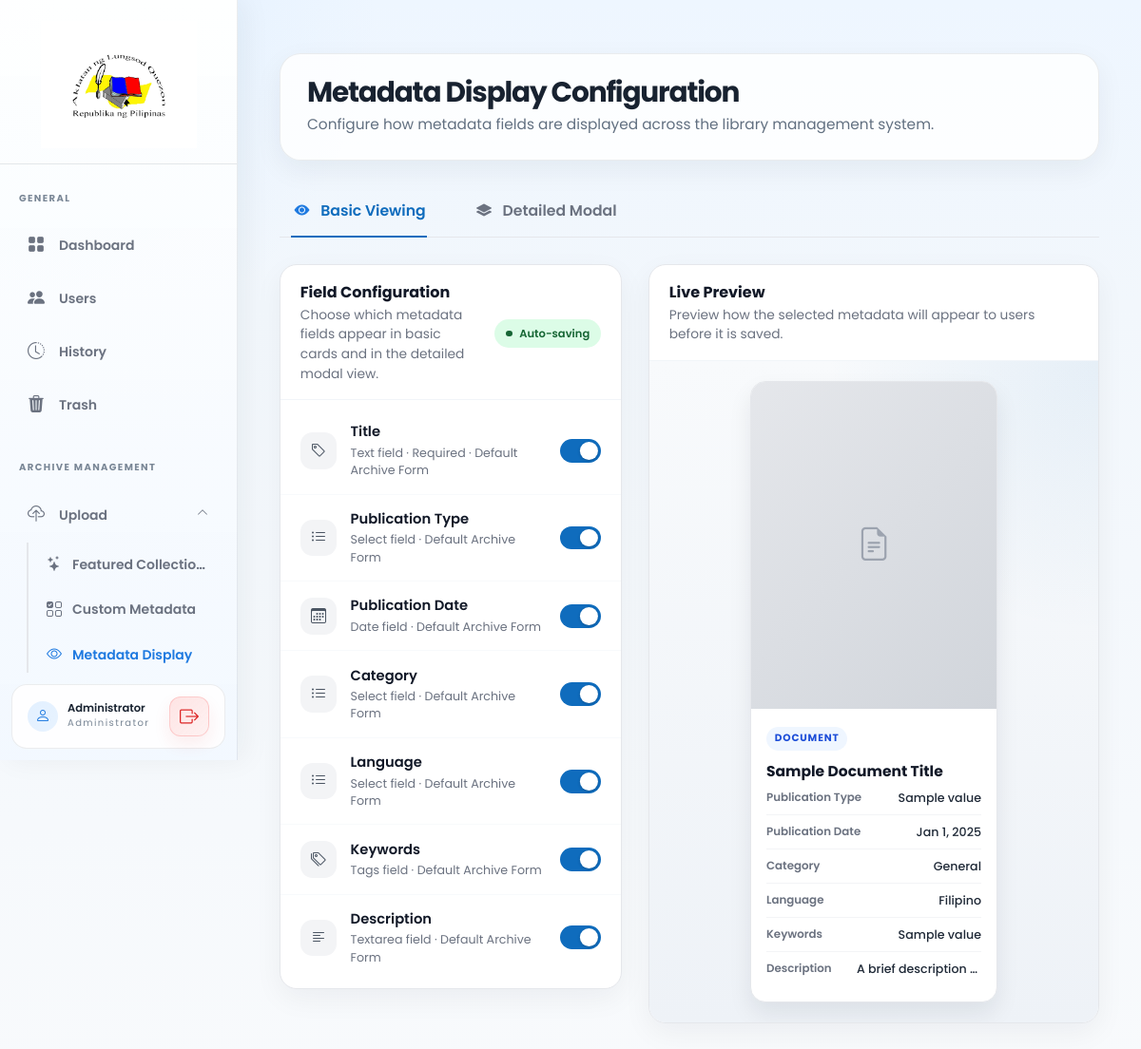
The page /admin_pages/metadata-display.php (signed in) on the database its author committed.
### tables this page shows
CREATE TABLE IF NOT EXISTS users (
    id INT PRIMARY KEY AUTO_INCREMENT,
    username VARCHAR(50) UNIQUE NOT NULL,
    password VARCHAR(255) NOT NULL,
    full_name VARCHAR(100) NOT NULL,
    email VARCHAR(100) UNIQUE NOT NULL,
    profile_photo VARCHAR(255) DEFAULT NULL,
    role ENUM('super_admin', 'admin') DEFAULT 'admin',
    status ENUM('active', 'inactive') DEFAULT 'active',
    last_login DATETIME DEFAULT NULL,
    deleted_by INT DEFAULT NULL,
    deleted_at DATETIME DEFAULT NULL,
    created_at DATETIME DEFAULT CURRENT_TIMESTAMP,
    updated_at DATETIME DEFAULT CURRENT_TIMESTAMP ON UPDATE CURRENT_TIMESTAMP
);

CREATE TABLE IF NOT EXISTS form_fields (
    id INT PRIMARY KEY AUTO_INCREMENT,
    form_id INT NOT NULL COMMENT 'References form_templates.id',
    field_label VARCHAR(255) NOT NULL COMMENT 'Display label shown to users',
    field_type ENUM('text', 'textarea', 'number', 'date', 'select', 'checkbox', 'radio', 'tags') NOT NULL,
    field_options TEXT DEFAULT NULL COMMENT 'JSON array for select/checkbox/radio options',
    is_required TINYINT(1) DEFAULT 0 COMMENT '1 = required field, 0 = optional',
    display_order INT DEFAULT 0 COMMENT 'Sort order for display on forms',
    help_text TEXT DEFAULT NULL COMMENT 'Optional help text displayed near field',
    created_at DATETIME DEFAULT CURRENT_TIMESTAMP,
    updated_at DATETIME DEFAULT CURRENT_TIMESTAMP ON UPDATE CURRENT_TIMESTAMP,
    FOREIGN KEY (form_id) REFERENCES form_templates(id) ON DELETE CASCADE,
    INDEX idx_form_order (form_id, display_order)
);

CREATE TABLE IF NOT EXISTS form_templates (
    id INT PRIMARY KEY AUTO_INCREMENT,
    name VARCHAR(255) NOT NULL,
    description TEXT DEFAULT NULL,
    status ENUM('draft', 'active', 'archived') DEFAULT 'draft',
    is_active TINYINT(1) DEFAULT 0 COMMENT '1 = currently active template, 0 = inactive',
    modified_by INT DEFAULT NULL,
    created_at DATETIME DEFAULT CURRENT_TIMESTAMP,
    updated_at DATETIME DEFAULT CURRENT_TIMESTAMP ON UPDATE CURRENT_TIMESTAMP,
    INDEX idx_status (status),
    INDEX idx_is_active (is_active),
    CONSTRAINT fk_form_modified_by FOREIGN KEY (modified_by) REFERENCES users(id) ON DELETE SET NULL
);

### admin_pages/metadata-display.php (called while the page is built, shortened)
<?php
require_once __DIR__ . '/../backend/core/config.php';
require_once __DIR__ . '/../backend/core/auth.php';
require_once __DIR__ . '/../backend/core/functions.php';
$fields = [];
try {
    $stmt = $pdo->query("
        SELECT
            ff.id,
            ff.field_label,
            ff.field_type,
            ff.is_required,
            ff.display_order,
            ff.help_text,
            ft.name AS form_name,
            ft.is_active,
            COALESCE(mdc.show_on_card, 1)   AS show_on_card,
            COALESCE(mdc.show_in_modal, 1)  AS show_in_modal
        FROM form_fields ff
        JOIN form_templates ft ON ff.form_id = ft.id
        LEFT JOIN metadata_display_config mdc ON ff.id = mdc.form_field_id
        WHERE ft.is_active = 1
        ORDER BY ff.display_order ASC, ff.id ASC
    ");
    $fields = $stmt->fetchAll(PDO::FETCH_ASSOC);
} catch (Exception $e) {
    $fields = [];
}
$sampleFile = null;
try {
    $sampleStmt = $pdo->query("
        SELECT n.id, n.title, n.thumbnail_path, n.file_type, n.file_size, n.created_at
        FROM newspapers n
        WHERE n.deleted_at IS NULL
        ORDER BY n.created_at DESC
        LIMIT 1
    ");
    $sampleFile = $sampleStmt->fetch(PDO::FETCH_ASSOC);
} catch (Exception $e) {
    $sampleFile = null;
}
include __DIR__ . '/../views/metadata-display.php';

### backend/core/config.php (called while the page is built, shortened)
<?php
if (!function_exists('route_url')) {
    function route_url(string $name = 'home', array $query = []): string
    {
        static $routes = [
        'home' => '/',
        'browse' => '/browse',
        'collections' => '/collections',
        'reader' => '/read',
        'public-open' => '/open',
        'public-pdf-viewer' => '/pdf-viewer',
        'serve-file' => '/serve-file',
        'user-convert-mobi' => '/convert-mobi',
        'user-serve-cbz-image' => '/serve-cbz-image',
        'login' => '/login',
        'forgot-password' => '/forgot-password',
        'reset-password' => '/reset-password',
        'logout' => '/logout',
        'dashboard' => '/dashboard',
        'users' => '/users',
        'history' => '/history',
        'trash' => '/trash',
        'upload' => '/upload',
        'featured-collections' => '/featured-collections',
        'form-library' => '/form-library',
        'form-builder' => '/form-builder',
        'metadata-display' => '/metadata-display',
        'report' => '/report',
        'settings' => '/settings',
        'admin-reader' => '/admin/read',
        'admin-pdf-viewer' => '/admin/pdf-viewer',
        'admin-convert-mobi' => '/admin/convert-mobi',
        'admin-serve-cbz-image' => '/admin/serve-cbz-image',
        'admin-serve-file' => '/admin/serve-file',
        'worker' => '/admin/worker',
        'check-user-availability' => '/admin/check-user-availability',
        ];
        $path = $routes[$name] ?? '/' . ltrim($name, '/');
        $url = rtrim(APP_URL, '/') . $path;
        return $url;
    }
}
?>

### backend/core/functions.php (called while the page is built, shortened)
<?php
function isLoggedIn()
{
    return isset($_SESSION['user_id']) && !empty($_SESSION['user_id']);
}
function getCurrentUser()
{
    global $pdo;
    $stmt = $pdo->prepare("SELECT * FROM users WHERE id = ?");
    $stmt->execute([$_SESSION['user_id']]);
    return $stmt->fetch();
}

### backend/core/auth.php (called while the page is built, shortened)
<?php
require_once __DIR__ . '/config.php';
require_once __DIR__ . '/functions.php';
$currentUser = getCurrentUser();

### views/metadata-display.php (the view, shortened to what this page needs)
<?php
include __DIR__ . '/layouts/header.php';
?>
<div class="container-fluid md-page">
    <div class="page-header admin-page-header">
        <div>
            <h1 class="page-title">Metadata Display Configuration</h1>
            <div class="page-subtitle">Configure how metadata fields are displayed across the library management
                system.</div>
        </div>
    </div>
    <ul class="nav md-tabs" id="mdTabs">
        <li class="nav-item">
            <a class="nav-link active" href="#" data-tab="card">
                <i class="bi bi-eye-fill"></i>Basic Viewing
            </a>
        </li>
        <li class="nav-item">
            <a class="nav-link" href="#" data-tab="modal">
                <i class="bi bi-layers-fill"></i>Detailed Modal
            </a>
        </li>
    </ul>
    <?php if (empty($fields)): ?>
        <div class="md-empty-state">
            <i class="bi bi-info-circle-fill"></i>
            <div>
                <strong>No custom metadata fields found.</strong>
                <span class="md-empty-state-text">Go to <a href="<?= route_url('form-builder') ?>" class="fw-semibold">Custom
                        Metadata</a> and create some fields first. They will automatically appear here.</span>
            </div>
        </div>
    <?php else: ?>
        <div class="md-layout">
            <div class="md-config-panel">
                <div class="md-config-header">
                    <div>
                        <h6 class="md-section-title">Field Configuration</h6>
                        <p class="md-section-subtitle">Choose which metadata fields appear in basic cards and in the
                            detailed modal view.</p>
                    </div>
                    <span class="md-autosave-badge"><span class="dot"></span>Auto-saving</span>
                </div>
                <div class="md-field-list" id="mdFieldList">
                    <?php foreach ($fields as $field): ?>
                        <?php
                        $icon = match ($field['field_type']) {
                            'date' => 'bi-calendar3',
                            'number' => 'bi-hash',
                            'textarea' => 'bi-text-left',
                            'select', 'radio' => 'bi-list-ul',
                            'checkbox' => 'bi-check2-square',
                            'tags' => 'bi-tags',
                            default => 'bi-tag',
                        };
                        ?>
                        <div class="md-field-row" data-field-id="<?= $field['id'] ?>"
                            data-card="<?= (int) $field['show_on_card'] ?>" data-modal="<?= (int) $field['show_in_modal'] ?>"
                            data-label="<?= htmlspecialchars($field['field_label']) ?>"
                            data-type="<?= htmlspecialchars($field['field_type']) ?>">
                            <div class="md-field-icon"><i class="bi <?= $icon ?>"></i></div>
                            <div class="md-field-meta">
                                <div class="md-field-label"><?= htmlspecialchars($field['field_label']) ?></div>
                                <div class="md-field-desc"><?= ucfirst($field['field_type']) ?>
                                    field<?= $field['is_required'] ? ' · Required' : '' ?><?= $field['form_name'] ? ' · ' . htmlspecialchars($field['form_name']) : '' ?>
                                </div>
                            </div>
                            <label class="md-toggle">
                                <span class="slider"></span>
                            </label>
                        </div>
                    <?php endforeach; ?>
                </div>
            </div>
            <div class="md-preview-panel">
                <div class="md-preview-surface">
                    <div class="md-preview-header">
                        <div>
                            <h6 class="md-section-title">Live Preview</h6>
                            <p class="md-section-subtitle">Preview how the selected metadata will appear to users before
                                it is saved.</p>
                        </div>
                    </div>
                    <div class="md-preview-body">
                        <div id="previewCard">
                            <div class="md-preview-card">
                                <div class="md-preview-thumb">
                                    <?php if ($sampleFile && $sampleFile['thumbnail_path']): ?>
                                        <img src="<?= APP_URL . '/' . htmlspecialchars($sampleFile['thumbnail_path']) ?>"
                                            alt="Preview">
                                    <?php else: ?>
                                        <i class="bi bi-file-earmark-text"></i>
                                    <?php endif; ?>
                                </div>
                                <div class="md-preview-card-body">
                                    <div class="md-preview-cat">Document</div>
                                    <div class="md-preview-title">
                                        <?= $sampleFile ? htmlspecialchars($sampleFile['title']) : 'Sample Document Title' ?>
                                    </div>
                                    <div id="previewCardMeta"></div>
                                </div>
                            </div>
                        </div>
                    </div>
                </div>
            </div>
        </div>
    <?php endif; ?>
</div>
<?php include __DIR__ . '/layouts/footer.php'; ?>

### views/layouts/sidebar.php (shortened to what this page needs)
<aside class="sidebar" id="sidebar">
    <div class="sidebar-header">
        <div class="logo-container">
            <img src="<?= APP_URL ?>/assets/images/sidebarlogo.png" alt="QCPL Logo" class="sidebar-logo">
        </div>
    </div>
    <nav class="sidebar-nav">
        <div class="nav-section">
            <span class="nav-section-title">GENERAL</span>
            <ul class="nav-list">
                <li class="nav-item">
                    <a href="<?= route_url('dashboard') ?>"
                        class="nav-link <?= basename($_SERVER['PHP_SELF']) == 'dashboard.php' ? 'active' : '' ?>">
                        <i class="bi bi-grid-fill"></i>
                        <span>Dashboard</span>
                    </a>
                </li>
                <li class="nav-item">
                    <a href="<?= route_url('users') ?>"
                        class="nav-link <?= basename($_SERVER['PHP_SELF']) == 'users.php' ? 'active' : '' ?>">
                        <i class="bi bi-people-fill"></i>
                        <span>Users</span>
                    </a>
                </li>
                <li class="nav-item">
                    <a href="<?= route_url('history') ?>"
                        class="nav-link <?= basename($_SERVER['PHP_SELF']) == 'history.php' ? 'active' : '' ?>">
                        <i class="bi bi-clock-history"></i>
                        <span>History</span>
                    </a>
                </li>
                <li class="nav-item">
                    <a href="<?= route_url('trash') ?>"
                        class="nav-link <?= basename($_SERVER['PHP_SELF']) == 'trash.php' ? 'active' : '' ?>">
                        <i class="bi bi-trash3-fill"></i>
                        <span>Trash</span>
                    </a>
                </li>
            </ul>
        </div>
        <div class="nav-section">
            <span class="nav-section-title">ARCHIVE MANAGEMENT</span>
            <ul class="nav-list">
                <li class="nav-item position-relative">
                    <a href="<?= route_url('upload') ?>"
                        class="nav-link <?= basename($_SERVER['PHP_SELF']) == 'upload.php' ? 'active' : '' ?>">
                        <i class="bi bi-cloud-upload"></i>
                        <span>Upload</span>
                    </a>
                    <a href="#uploadSubmenu" data-bs-toggle="collapse"
                        aria-expanded="<?= in_array(basename($_SERVER['PHP_SELF']), ['upload.php', 'featured-collections.php', 'form-library.php', 'form-builder.php', 'metadata-display.php']) ? 'true' : 'false' ?>"
                        class="submenu-toggle position-absolute d-flex align-items-center justify-content-center"
                        style="right: 20px; top: 2px; height: 44px; width: 32px; z-index: 5; color: #6B7280; text-decoration: none;">
                        <i class="bi bi-chevron-down dropdown-indicator"></i>
                    </a>
                    <ul class="collapse sidebar-submenu list-unstyled <?= in_array(basename($_SERVER['PHP_SELF']), ['upload.php', 'featured-collections.php', 'form-library.php', 'form-builder.php', 'metadata-display.php']) ? 'show' : '' ?>"
                        id="uploadSubmenu">
                        <li class="nav-item">
                            <a href="<?= route_url('featured-collections') ?>"
                                class="nav-link sub-nav-link <?= basename($_SERVER['PHP_SELF']) == 'featured-collections.php' ? 'active' : '' ?>">
                                <i class="bi bi-stars"></i>
                                <span>Featured Collections</span>
                            </a>
                        </li>
                        <li class="nav-item">
                            <a href="<?= route_url('form-library') ?>"
                                class="nav-link sub-nav-link <?= in_array(basename($_SERVER['PHP_SELF']), ['form-library.php', 'form-builder.php']) ? 'active' : '' ?>">
                                <i class="bi bi-ui-checks-grid"></i>
                                <span>Custom Metadata</span>
                            </a>
                        </li>
                        <li class="nav-item">
                            <a href="<?= route_url('metadata-display') ?>"
                                class="nav-link sub-nav-link <?= basename($_SERVER['PHP_SELF']) == 'metadata-display.php' ? 'active' : '' ?>">
                                <i class="bi bi-eye"></i>
                                <span>Metadata Display</span>
                            </a>
                        </li>
                    </ul>
                </li>
            </ul>
        </div>
    </nav>
    <div class="sidebar-footer">
        <div class="sidebar-avatar">
            <i class="bi bi-person"></i>
        </div>
        <div class="sidebar-user-info">
            <span class="sidebar-user-name"><?= htmlspecialchars($currentUser['full_name'] ?? 'User') ?></span>
            <span class="sidebar-user-role">Administrator</span>
        </div>
        <a href="#" data-bs-toggle="modal" data-bs-target="#logoutModal" class="sidebar-logout-btn" title="Logout">
            <i class="bi bi-box-arrow-right"></i>
        </a>
    </div>
</aside>

### rows shown on the page
users: full_name "Administrator"
form_fields: field_label "Title", field_type "Text", is_required "· Required", form.name "Default Archive Form"
form_fields: field_label "Publication Type", field_type "Select", form.name "Default Archive Form"
form_fields: field_label "Publication Date", field_type "Date", form.name "Default Archive Form"
form_fields: field_label "Category", field_type "Select", form.name "Default Archive Form"
form_fields: field_label "Language", field_type "Select", form.name "Default Archive Form"
form_fields: field_label "Keywords", field_type "Tags", form.name "Default Archive Form"
form_fields: field_label "Description", field_type "Textarea", form.name "Default Archive Form"
